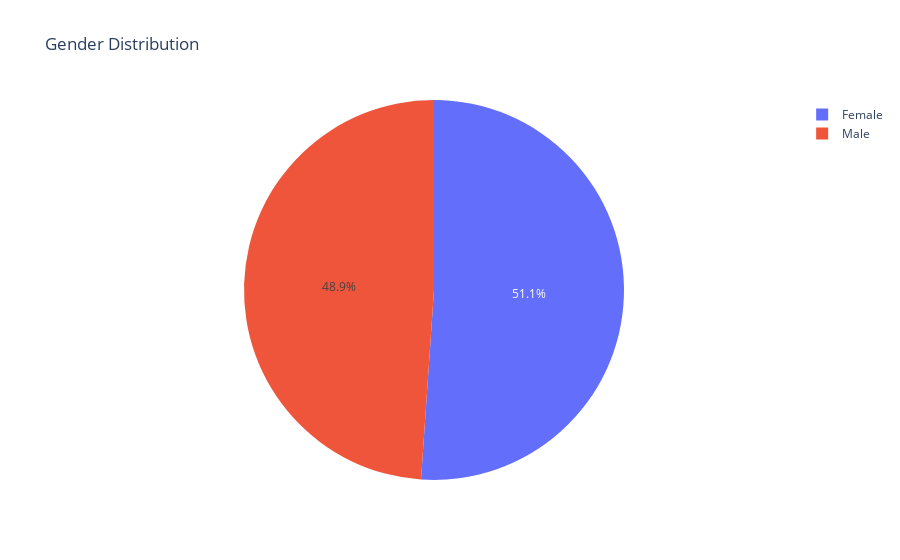

This figure's notebook cell:
### Code cell
df = count.reset_index()
fig = px.pie(df, names='Gender', values='count', title='Gender Distribution')
fig.show()

### Figure 1 — Plotly figure (JSON) as saved in the notebook; plotly's stock layout.template omitted (floating-point values rounded to 4 significant figures)
{"data": [{"domain": {"x": [0, 1], "y": [0, 1]}, "hovertemplate": "Gender=%{label}<br>count=%{value}<extra></extra>", "labels": ["Female", "Male"], "legendgroup": "", "name": "", "showlegend": true, "type": "pie", "values": [1222, 1170]}], "layout": {"autosize": true, "legend": {"tracegroupgap": 0}, "title": {"text": "Gender Distribution"}}}
